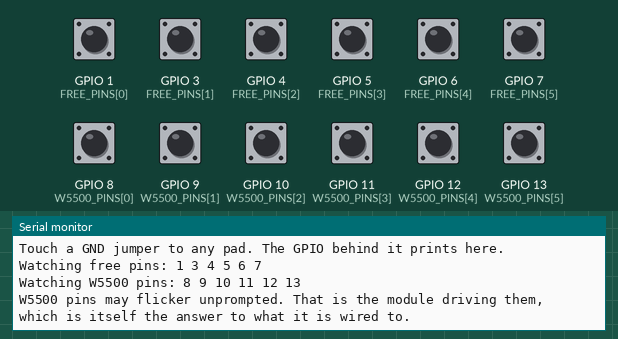
This sketch was run on a simulated ESP32. On the bench: the last lines printed to the serial monitor. The test bench sets the inputs (shaded band); at power-on: GPIO 1 (FREE_PINS[0]), GPIO 3 (FREE_PINS[1]), GPIO 4 (FREE_PINS[2]), GPIO 5 (FREE_PINS[3]), GPIO 6 (FREE_PINS[4]), GPIO 7 (FREE_PINS[5]), GPIO 8 (W5500_PINS[0]), GPIO 9 (W5500_PINS[1]), GPIO 10 (W5500_PINS[2]), GPIO 11 (W5500_PINS[3]), GPIO 12 (W5500_PINS[4]), GPIO 13 (W5500_PINS[5]) HIGH.

Above: at 3.2 s.
3.3 s: GPIO 1 (FREE_PINS[0]) pulled LOW for 0.15 s
At 4.0 s:
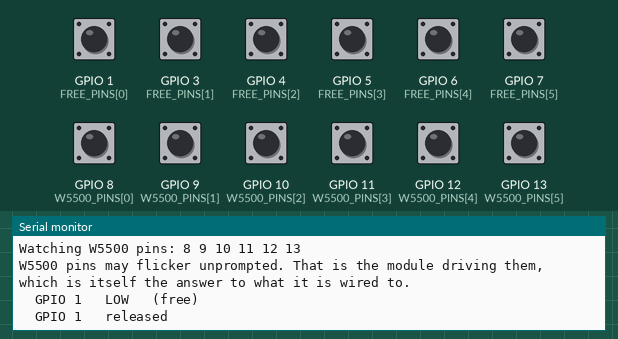
4.9 s: GPIO 8 (W5500_PINS[0]) pulled LOW for 0.15 s
At 5.04 s:
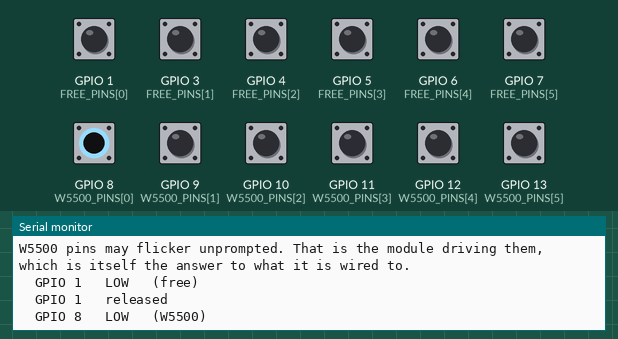
6.5 s: GPIO 10 (W5500_PINS[2]) pulled LOW for 0.15 s
At 7.3 s:
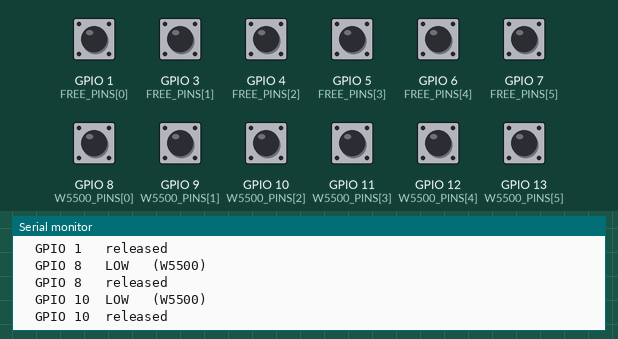
8.1 s: GPIO 3 (FREE_PINS[1]) pulled LOW for 0.15 s
At 8.26 s:
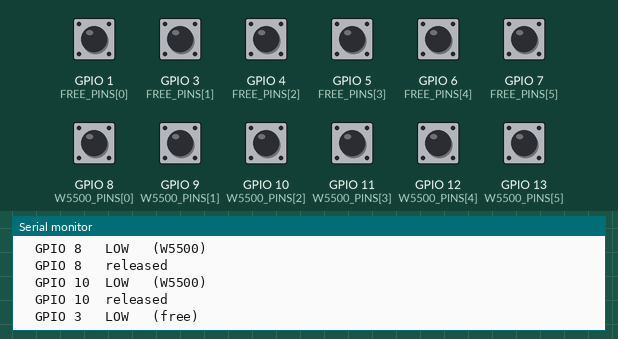
9.7 s: GPIO 4 (FREE_PINS[2]) pulled LOW for 0.15 s
At 10.5 s:
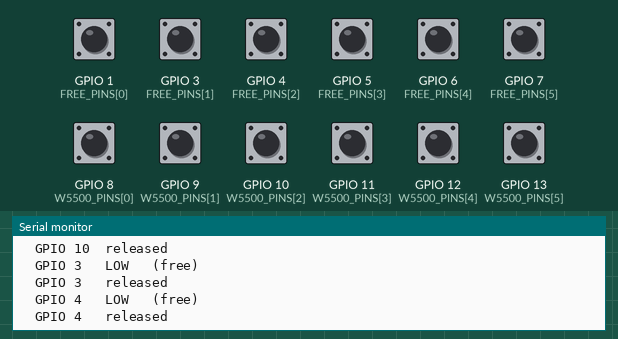
11.3 s: GPIO 5 (FREE_PINS[3]) pulled LOW for 0.15 s
At 12.8 s:
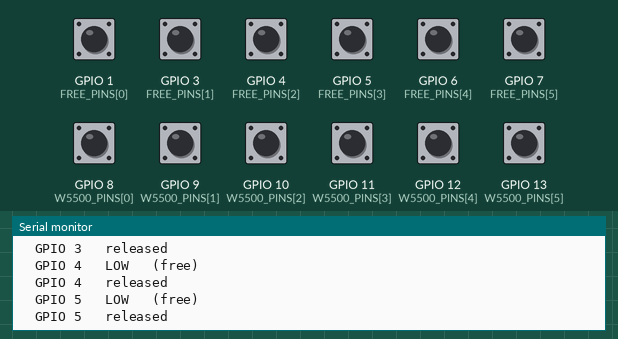
Timing chart, 0 to 13.9 s (numbered marks = the images above; inputs shaded):
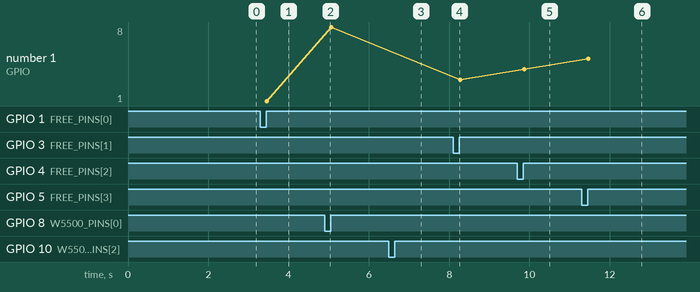

The sketch:

pin_probe.ino
```cpp
/*
 * Which physical pad is which GPIO?
 *
 * Perf boards carry their own row numbers, modules carry theirs, and neither
 * is the ESP32's GPIO numbering. Reading a number off a silkscreen and
 * assuming it is a GPIO is an easy and expensive mistake.
 *
 * So stop reading silkscreen and ask the chip. Every free pin is held high
 * with an internal pull-up. Touch a jumper from GND to any pad and this prints
 * the GPIO number that went low.
 *
 * Pins 8 to 13 carry the W5500 and are driven by it, so they are watched but
 * reported separately: they may flicker on their own, and that flicker is
 * itself proof of what the W5500 is wired to.
 */

// Everything the SuperMini brings out to headers.
static const int FREE_PINS[] = {1, 3, 4, 5, 6, 7};
static const int W5500_PINS[] = {8, 9, 10, 11, 12, 13};

#define N_FREE  (sizeof(FREE_PINS) / sizeof(FREE_PINS[0]))
#define N_W5500 (sizeof(W5500_PINS) / sizeof(W5500_PINS[0]))

// GPIO 2 is deliberately absent. It is the strapping pin this board misbehaves
// on, and pulling it about during boot is not worth the one extra answer.

static bool was_low[64];

void setup() {
  Serial.begin(115200);
  delay(2000);
  Serial.println("\n\nPin probe");
  Serial.println("Touch a GND jumper to any pad. The GPIO behind it prints here.");
  Serial.print("Watching free pins:");
  for (unsigned i = 0; i < N_FREE; i++) {
    pinMode(FREE_PINS[i], INPUT_PULLUP);
    Serial.printf(" %d", FREE_PINS[i]);
  }
  Serial.println();
  Serial.print("Watching W5500 pins:");
  for (unsigned i = 0; i < N_W5500; i++) {
    pinMode(W5500_PINS[i], INPUT_PULLUP);
    Serial.printf(" %d", W5500_PINS[i]);
  }
  Serial.println();
  Serial.println("W5500 pins may flicker unprompted. That is the module "
                 "driving them,");
  Serial.println("which is itself the answer to what it is wired to.");
}

static void watch(const int *pins, unsigned n, const char *tag) {
  for (unsigned i = 0; i < n; i++) {
    int p = pins[i];
    bool low = (digitalRead(p) == LOW);
    if (low && !was_low[p]) Serial.printf("  GPIO %-2d  LOW   (%s)\n", p, tag);
    if (!low && was_low[p]) Serial.printf("  GPIO %-2d  released\n", p);
    was_low[p] = low;
  }
}

void loop() {
  watch(FREE_PINS, N_FREE, "free");
  watch(W5500_PINS, N_W5500, "W5500");
  delay(30);      // crude debounce, a probed pad is never that fast
}
```

Measured:
- after the input at 3.3 s, the serial monitor: prints a new line at once (image 1)
- after the input at 4.9 s, the serial monitor: prints a new line at once (image 2)
- after the input at 6.5 s, the serial monitor: prints a new line at once (image 3)
- after the input at 8.1 s, the serial monitor: prints a new line at once (image 4)
- after the input at 9.7 s, the serial monitor: prints a new line at once (image 5)
- after the input at 11.3 s, the serial monitor: prints a new line at once (image 6)
- plotted number 1: 8 → 3 after the input at 8.1 s, 3 → 4 after the input at 9.7 s, 4 → 5 after the input at 11.3 s
